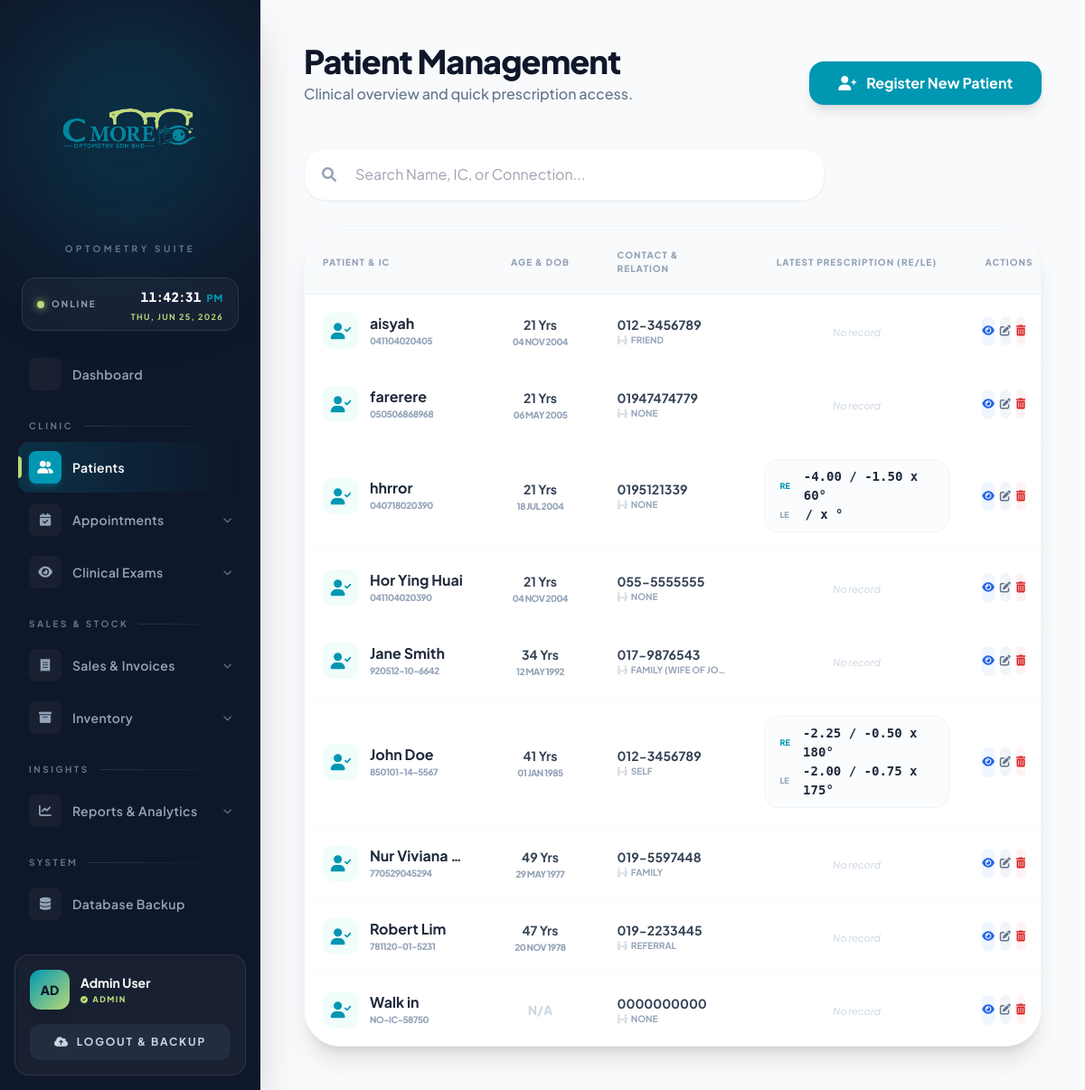
The page /patients.php (signed in) on the database its author committed.
### tables this page shows
CREATE TABLE `patient` (
  `PATIENT_ID` int(11) NOT NULL AUTO_INCREMENT,
  `NAME` varchar(100) NOT NULL,
  `IC_NUMBER` varchar(20) DEFAULT NULL,
  `PHONE_NUMBER` varchar(20) DEFAULT NULL,
  `ADDRESS` text DEFAULT NULL,
  `REGISTRATION_DATE` date NOT NULL,
  `CONNECTION_RELATIONSHIP` varchar(100) DEFAULT NULL,
  `FOLLOW_UP_INTERVAL` varchar(50) DEFAULT NULL,
  `COMPLAINTS` text DEFAULT NULL,
  PRIMARY KEY (`PATIENT_ID`),
  UNIQUE KEY `IC_NUMBER` (`IC_NUMBER`)
);

### patients.php (the view, shortened to what this page needs)
<?php
include('config.php');
function parse_malaysian_ic($ic) {
    $clean_ic = preg_replace('/[^0-9]/', '', $ic);
    if (strlen($clean_ic) != 12) return ['age' => 'N/A', 'dob' => 'N/A'];
    $yy = substr($clean_ic, 0, 2);
    $mm = substr($clean_ic, 2, 2);
    $dd = substr($clean_ic, 4, 2);
    $current_yy = (int)date('y');
    $year = ((int)$yy > $current_yy) ? "19$yy" : "20$yy";
    if (checkdate((int)$mm, (int)$dd, (int)$year)) {
        $dob_date = new DateTime("$year-$mm-$dd");
        $now = new DateTime();
        $age = $now->diff($dob_date)->y;
        return [
            'age' => $age . ' Yrs',
            'dob' => $dob_date->format('d M Y')
        ];
    }
    return ['age' => 'N/A', 'dob' => 'N/A'];
}
?>
<!DOCTYPE html>
<html lang="en">
<head>
    <script src="https://cdn.tailwindcss.com"></script>
    <link rel="stylesheet" href="https://cdnjs.cloudflare.com/ajax/libs/font-awesome/6.0.0/css/all.min.css">
</head>
<body class="bg-[#f8fafc] flex min-h-screen text-slate-900">
    <?php include('sidebar.php'); ?>
    <main class="flex-1 ml-72 p-12">
        <header class="flex justify-between items-end mb-12">
            <div>
                <h1 class="text-4xl font-extrabold text-slate-900 tracking-tight">Patient Management</h1>
                <p class="text-slate-500 font-medium mt-1">Clinical overview and quick prescription access.</p>
            </div>
            <a href="patient_add.php" class="bg-[#0097B2] text-white px-8 py-3 rounded-2xl font-bold shadow-lg hover:scale-105 transition-all duration-300">
                <i class="fa-solid fa-user-plus mr-2"></i> Register New Patient
            </a>
        </header>
        <div class="mb-8">
            <form action="" method="GET" class="relative max-w-xl">
                <i class="fa-solid fa-magnifying-glass absolute left-5 top-1/2 -translate-y-1/2 text-slate-400"></i>
                <input type="text" name="search" placeholder="Search Name, IC, or Connection..."
                       value="<?php echo isset($_GET['search']) ? htmlspecialchars($_GET['search']) : ''; ?>"
                       class="w-full pl-14 pr-6 py-4 bg-white border border-slate-100 rounded-[1.5rem] shadow-sm focus:border-[#0097B2] outline-none transition-all">
            </form>
        </div>
        <div class="bg-white rounded-[2.5rem] border border-slate-100 shadow-xl overflow-hidden">
            <table class="w-full text-left table-fixed">
                <thead class="bg-slate-50 border-b border-slate-100">
                    <tr>
                        <th class="w-[24%] p-5 text-[10px] font-black uppercase tracking-widest text-slate-400">Patient & IC</th>
                        <th class="w-[16%] p-5 text-[10px] font-black uppercase tracking-widest text-slate-400 text-center">Age & DOB</th>
                        <th class="w-[20%] p-5 text-[10px] font-black uppercase tracking-widest text-slate-400">Contact & Relation</th>
                        <th class="w-[30%] p-5 text-[10px] font-black uppercase tracking-widest text-slate-400 text-center">Latest Prescription (RE/LE)</th>
                        <th class="w-[10%] p-5 text-center text-[10px] font-black uppercase tracking-widest text-slate-400">Actions</th>
                    </tr>
                </thead>
                <tbody class="divide-y divide-slate-50">
                    <?php
                    $sql = "SELECT p.*, e.RE_SPH, e.RE_CYL, e.RE_AXIS, e.LE_SPH, e.LE_CYL, e.LE_AXIS
                            FROM patient p
                            LEFT JOIN (
                                SELECT * FROM eye_examination WHERE EXAM_ID IN (
                                    SELECT MAX(EXAM_ID) FROM eye_examination GROUP BY PATIENT_ID
                                )
                            ) e ON p.PATIENT_ID = e.PATIENT_ID";
                    $sql .= " ORDER BY p.NAME ASC";
                    $res = mysqli_query($conn, $sql);
                    if(mysqli_num_rows($res) > 0):
                        while($row = mysqli_fetch_assoc($res)):
                            $ic_info = parse_malaysian_ic($row['IC_NUMBER']);
                    ?>
                    <tr class="hover:bg-slate-50/80 transition-colors group cursor-pointer" onclick="window.location.href='patient_details.php?id=<?php echo $row['PATIENT_ID']; ?>'">
                        <td class="p-5">
                            <div class="flex items-center space-x-3">
                                <div class="w-10 h-10 rounded-xl bg-teal-50 flex items-center justify-center text-[#0097B2] shrink-0">
                                    <i class="fa-solid fa-user-check text-lg"></i>
                                </div>
                                <div class="truncate">
                                    <p class="font-bold text-slate-800 text-md leading-tight truncate"><?php echo htmlspecialchars($row['NAME']); ?></p>
                                    <?php if(!empty($row['IC_NUMBER'])): ?>
                                        <p class="text-[10px] font-black text-slate-400 uppercase tracking-tighter mt-0.5"><?php echo htmlspecialchars($row['IC_NUMBER']); ?></p>
                                    <?php endif; ?>
                                </div>
                            </div>
                        </td>
                        <td class="p-5 text-center">
                            <div class="inline-flex flex-col items-center">
                                <span class="text-sm font-bold <?php echo ($ic_info['age'] == 'N/A') ? 'text-slate-300' : 'text-slate-700'; ?>">
                                    <?php echo $ic_info['age']; ?>
                                </span>
                                <?php if($ic_info['dob'] != 'N/A'): ?>
                                    <span class="text-[10px] font-black text-slate-400 uppercase tracking-tighter mt-0.5">
                                        <?php echo $ic_info['dob']; ?>
                                    </span>
                                <?php endif; ?>
                            </div>
                        </td>
                        <td class="p-5">
                            <div class="space-y-0">
                                <p class="text-sm font-bold text-slate-700"><?php echo !empty($row['PHONE_NUMBER']) ? htmlspecialchars($row['PHONE_NUMBER']) : '<span class="text-slate-300 font-normal">No Phone</span>'; ?></p>
                                <p class="text-[10px] font-bold text-slate-400 uppercase truncate">
                                    <i class="fa-solid fa-people-arrows mr-1 opacity-40"></i><?php echo !empty($row['CONNECTION_RELATIONSHIP']) ? htmlspecialchars($row['CONNECTION_RELATIONSHIP']) : 'None'; ?>
                                </p>
                            </div>
                        </td>
                        <td class="p-5 text-center">
                            <?php if(!empty($row['RE_SPH']) || !empty($row['LE_SPH'])): ?>
                                <div class="inline-block text-left bg-slate-50/50 px-4 py-2 rounded-2xl border border-slate-100">
                                    <div class="flex items-center space-x-3">
                                        <span class="text-[9px] font-black text-[#0097B2] w-4">RE</span>
                                        <span class="prescription-chip text-slate-800">
                                            <?php echo "{$row['RE_SPH']} / {$row['RE_CYL']} x {$row['RE_AXIS']}°"; ?>
                                        </span>
                                    </div>
                                    <div class="flex items-center space-x-3">
                                        <span class="text-[9px] font-black text-slate-400 w-4">LE</span>
                                        <span class="prescription-chip text-slate-800">
                                            <?php echo "{$row['LE_SPH']} / {$row['LE_CYL']} x {$row['LE_AXIS']}°"; ?>
                                        </span>
                                    </div>
                                </div>
                            <?php else: ?>
                                <span class="text-[11px] text-slate-300 italic">No record</span>
                            <?php endif; ?>
                        </td>
                        <td class="p-5 text-center">
                            <div class="flex items-center justify-center space-x-1.5">
                                <a href="patient_details.php?id=<?php echo $row['PATIENT_ID']; ?>" onclick="event.stopPropagation();" class="w-8 h-8 rounded-lg bg-blue-50 text-blue-600 flex items-center justify-center hover:bg-blue-600 hover:text-white transition shadow-sm" title="View details">
                                    <i class="fa-solid fa-eye text-xs"></i>
                                </a>
                                <a href="patient_edit.php?id=<?php echo $row['PATIENT_ID']; ?>" onclick="event.stopPropagation();" class="w-8 h-8 rounded-lg bg-slate-100 text-slate-500 flex items-center justify-center hover:bg-[#0097B2] hover:text-white transition" title="Edit patient">
                                    <i class="fa-solid fa-pen-to-square text-xs"></i>
                                </a>
                                <button onclick="event.stopPropagation(); deletePatient('<?php echo $row['PATIENT_ID']; ?>', '<?php echo htmlspecialchars($row['NAME']); ?>')" class="w-8 h-8 rounded-lg bg-red-50 text-red-600 flex items-center justify-center hover:bg-red-600 hover:text-white transition" title="Delete patient">
                                    <i class="fa-solid fa-trash-alt text-xs"></i>
                                </button>
                            </div>
                        </td>
                    </tr>
                    <?php endwhile; else: ?>
                    <tr><td colspan="5" class="p-20 text-center italic text-slate-400">No records found.</td></tr>
                    <?php endif; ?>
                </tbody>
            </table>
        </div>
    </main>
</body>
</html>

### patients.php (style rules this page uses)
body { font-family: 'Plus Jakarta Sans', sans-serif; }
.prescription-chip { font-family: 'monospace'; font-size: 14px; font-weight: 800; }

### rows shown on the page
patient: NAME "aisyah", IC_NUMBER "041104020405", IC_NUMBER "21 Yrs", IC_NUMBER "04 NOV 2004", PHONE_NUMBER "012-3456789", CONNECTION_RELATIONSHIP "FRIEND", shows "No record"
patient: NAME "farerere", IC_NUMBER "050506868968", IC_NUMBER "21 Yrs", IC_NUMBER "06 MAY 2005", PHONE_NUMBER "01947474779", CONNECTION_RELATIONSHIP "NONE", shows "No record"
patient: NAME "hhrror", IC_NUMBER "040718020390", IC_NUMBER "21 Yrs", IC_NUMBER "18 JUL 2004", PHONE_NUMBER "0195121339", CONNECTION_RELATIONSHIP "NONE", RE_SPH "-4.00", RE_CYL "-1.50", RE_AXIS "60"
patient: NAME "Hor Ying Huai", IC_NUMBER "041104020390", IC_NUMBER "21 Yrs", IC_NUMBER "04 NOV 2004", PHONE_NUMBER "055-5555555", CONNECTION_RELATIONSHIP "NONE", shows "No record"
patient: NAME "Jane Smith", IC_NUMBER "920512-10-6642", IC_NUMBER "34 Yrs", IC_NUMBER "12 MAY 1992", PHONE_NUMBER "017-9876543", CONNECTION_RELATIONSHIP "FAMILY (WIFE OF JO…", shows "No record"
patient: NAME "John Doe", IC_NUMBER "850101-14-5567", IC_NUMBER "41 Yrs", IC_NUMBER "01 JAN 1985", PHONE_NUMBER "012-3456789", CONNECTION_RELATIONSHIP "SELF", RE_SPH "-2.25", RE_CYL "-0.50", RE_AXIS "180", LE_SPH "-2.00", LE_CYL "-0.75", LE_AXIS "175"
patient: NAME "Nur Viviana…", IC_NUMBER "770529045294", IC_NUMBER "49 Yrs", IC_NUMBER "29 MAY 1977", PHONE_NUMBER "019-5597448", CONNECTION_RELATIONSHIP "FAMILY", shows "No record"
patient: NAME "Robert Lim", IC_NUMBER "781120-01-5231", IC_NUMBER "47 Yrs", IC_NUMBER "20 NOV 1978", PHONE_NUMBER "019-2233445", CONNECTION_RELATIONSHIP "REFERRAL", shows "No record"
patient: NAME "Walk in", IC_NUMBER "NO-IC-58750", IC_NUMBER "N/A", PHONE_NUMBER "0000000000", CONNECTION_RELATIONSHIP "NONE", shows "No record"

### other values the page prints
$label "Dashboard Patients Database Backup"
$label "CLINIC SALES & STOCK INSIGHTS SYSTEM"
$label "Appointments Clinical Exams Sales & Invoices Inventory Reports & Analytics"
substr($_SESSION['NAME'], 0, 2) "AD"
$_SESSION['NAME'] "Admin User"
$user_role "ADMIN"
